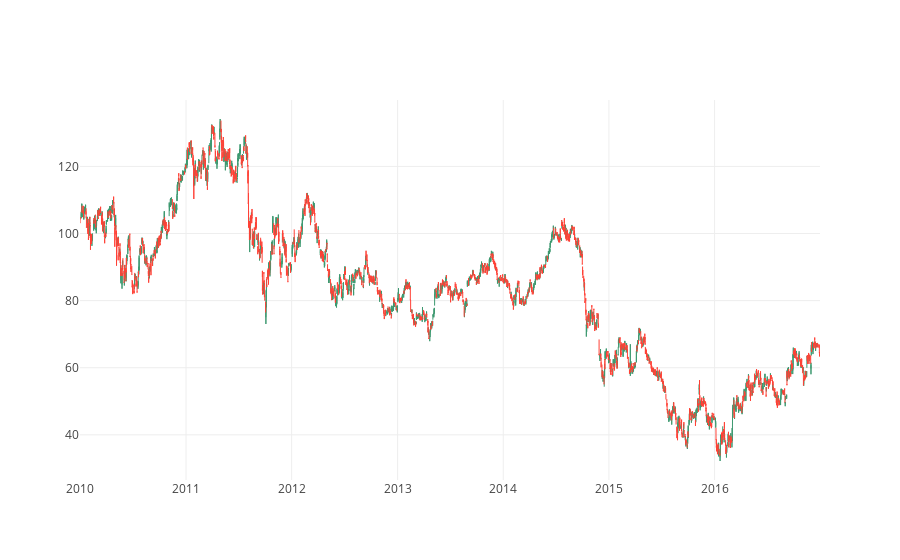

Notebook source saved alongside this figure:
### Code cell
fig = ff.create_ohlc(apa['Open'], apa['High'], apa['Low'], apa['Close'], dates=apa.index)
py.iplot(fig)

### Figure 1 — Plotly figure (JSON) as saved in the notebook; plotly's stock layout.template omitted (floating-point values rounded to 4 significant figures; data arrays with more than 128 entries replaced by an {"elided": "..."} marker saying what was removed)
{"data": [{"line": {"color": "#3D9970", "width": 1}, "mode": "lines", "name": "Increasing", "showlegend": false, "text": {"elided": "6069 str values"}, "type": "scatter", "x": {"elided": "6069 str values"}, "y": {"elided": "6069 float values"}}, {"line": {"color": "#FF4136", "width": 1}, "mode": "lines", "name": "Decreasing", "showlegend": false, "text": {"elided": "6272 str values"}, "type": "scatter", "x": {"elided": "6272 str values"}, "y": {"elided": "6272 float values"}}], "layout": {"hovermode": "closest", "xaxis": {"zeroline": false}}}
